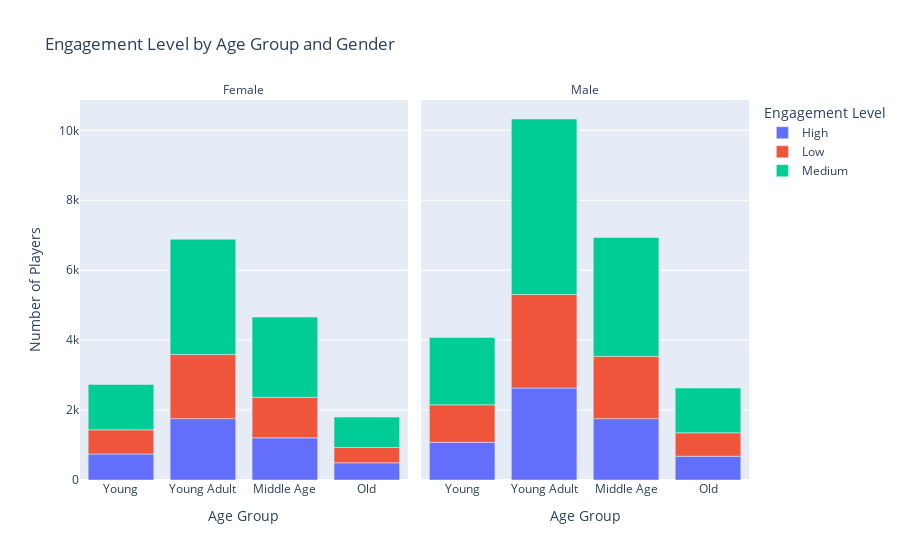
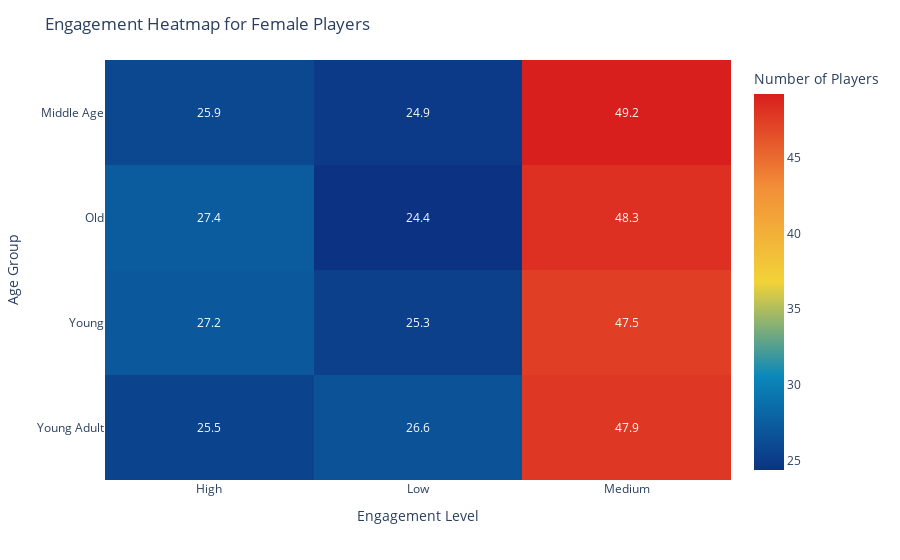
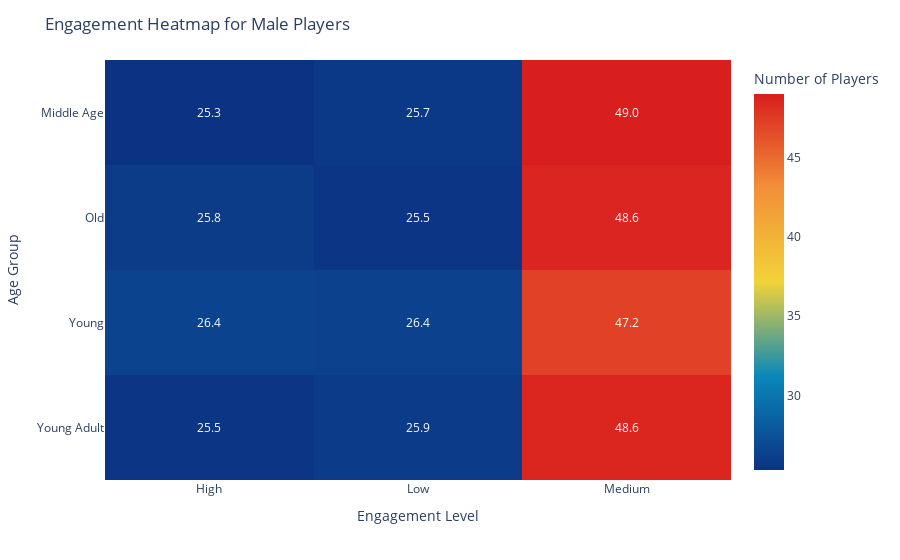

The cell these charts' notebook holds for them, in order:
### Markdown cell above
EDA for Features Impacting Engagement

### Code cell
#finding factors that may influence engagement level
#gender and age distribution for each engagement level
def get_age_group(age):

    if age <= 20 :
        return 'Young'
    elif age > 20 and age <= 35 :
        return 'Young Adult'
    elif age > 35 and age <= 45 :
        return 'Middle Age'
    else :
        return 'Old'
    
def sex_age_EDA(df):

    temp_df = pd.DataFrame()
    temp_df[['player_id','age','gender','engagement_level']] = df[['PlayerID','Age','Gender','EngagementLevel']]
    temp_df['age_group'] = temp_df['age'].apply(get_age_group)
    temp_df = (temp_df.groupby(['age_group','gender','engagement_level'])['player_id'].count()
                .reset_index(name='count'))
    
    #facet bar charts to show both gender player counts based on engagment levels in all age groups
    fig = px.bar(temp_df,x='age_group',y='count',color='engagement_level',facet_col='gender', category_orders={'age_group':['Young','Young Adult','Middle Age','Old']},
                 labels={'count':'Number of Players', 'age_group':'Age Group', 'engagement_level':'Engagement Level'},
                 title='Engagement Level by Age Group and Gender')
    fig.for_each_annotation(lambda a: a.update(text=a.text.replace("gender=", "")))
    fig.update_layout(bargap=0.2)

    fig.show()

    #heatmap to show relationship between age and gender on engagement level
    for gender in temp_df['gender'].unique():

        df_gender = temp_df[temp_df['gender']==gender]
        pivot = df_gender.pivot(index='age_group',columns='engagement_level',values='count')
        pivot_pct = pivot.div(pivot.sum(axis=1), axis=0) * 100

        fig2 = px.imshow(pivot_pct, text_auto='.1f', 
                        labels={'x':'Engagement Level', 'y':'Age Group', 'color':'Number of Players'},
                        color_continuous_scale='portland', aspect='auto')
        fig2.update_layout(title=f'Engagement Heatmap for {gender} Players', xaxis_title='Engagement Level',
                           yaxis_title='Age Group')
        fig2.show()

#from the graphs, most of the players are 'Young Adult' from age 21 to 35 in both female and male
#in both female and male, the engagement level are mostly 'Medium' comprising of nearly 50% 
#in both female and male, the engagement level 'High' can be be found more in 'Young' and 'Old' age groups
sex_age_EDA(df)

### Figure 1 — Plotly figure (JSON) as saved in the notebook; plotly's stock layout.template omitted (floating-point values rounded to 4 significant figures)
{"data": [{"hovertemplate": "Engagement Level=High<br>gender=Female<br>Age Group=%{x}<br>Number of Players=%{y}<extra></extra>", "legendgroup": "High", "marker": {"color": "#636efa", "pattern": {"shape": ""}}, "name": "High", "orientation": "v", "showlegend": true, "textposition": "auto", "type": "bar", "x": ["Middle Age", "Old", "Young", "Young Adult"], "xaxis": "x", "y": [1206, 492, 743, 1755], "yaxis": "y"}, {"hovertemplate": "Engagement Level=High<br>gender=Male<br>Age Group=%{x}<br>Number of Players=%{y}<extra></extra>", "legendgroup": "High", "marker": {"color": "#636efa", "pattern": {"shape": ""}}, "name": "High", "orientation": "v", "showlegend": false, "textposition": "auto", "type": "bar", "x": ["Middle Age", "Old", "Young", "Young Adult"], "xaxis": "x2", "y": [1754, 679, 1077, 2630], "yaxis": "y2"}, {"hovertemplate": "Engagement Level=Low<br>gender=Female<br>Age Group=%{x}<br>Number of Players=%{y}<extra></extra>", "legendgroup": "Low", "marker": {"color": "#EF553B", "pattern": {"shape": ""}}, "name": "Low", "orientation": "v", "showlegend": true, "textposition": "auto", "type": "bar", "x": ["Middle Age", "Old", "Young", "Young Adult"], "xaxis": "x", "y": [1159, 438, 692, 1832], "yaxis": "y"}, {"hovertemplate": "Engagement Level=Low<br>gender=Male<br>Age Group=%{x}<br>Number of Players=%{y}<extra></extra>", "legendgroup": "Low", "marker": {"color": "#EF553B", "pattern": {"shape": ""}}, "name": "Low", "orientation": "v", "showlegend": false, "textposition": "auto", "type": "bar", "x": ["Middle Age", "Old", "Young", "Young Adult"], "xaxis": "x2", "y": [1782, 671, 1074, 2676], "yaxis": "y2"}, {"hovertemplate": "Engagement Level=Medium<br>gender=Female<br>Age Group=%{x}<br>Number of Players=%{y}<extra></extra>", "legendgroup": "Medium", "marker": {"color": "#00cc96", "pattern": {"shape": ""}}, "name": "Medium", "orientation": "v", "showlegend": true, "textposition": "auto", "type": "bar", "x": ["Middle Age", "Old", "Young", "Young Adult"], "xaxis": "x", "y": [2295, 868, 1299, 3296], "yaxis": "y"}, {"hovertemplate": "Engagement Level=Medium<br>gender=Male<br>Age Group=%{x}<br>Number of Players=%{y}<extra></extra>", "legendgroup": "Medium", "marker": {"color": "#00cc96", "pattern": {"shape": ""}}, "name": "Medium", "orientation": "v", "showlegend": false, "textposition": "auto", "type": "bar", "x": ["Middle Age", "Old", "Young", "Young Adult"], "xaxis": "x2", "y": [3399, 1278, 1922, 5017], "yaxis": "y2"}], "layout": {"annotations": [{"font": {}, "showarrow": false, "text": "Female", "x": 0.245, "xanchor": "center", "xref": "paper", "y": 1, "yanchor": "bottom", "yref": "paper"}, {"font": {}, "showarrow": false, "text": "Male", "x": 0.755, "xanchor": "center", "xref": "paper", "y": 1, "yanchor": "bottom", "yref": "paper"}], "bargap": 0.2, "barmode": "relative", "legend": {"title": {"text": "Engagement Level"}, "tracegroupgap": 0}, "title": {"text": "Engagement Level by Age Group and Gender"}, "xaxis": {"anchor": "y", "categoryarray": ["Young", "Young Adult", "Middle Age", "Old"], "categoryorder": "array", "domain": [0, 0.49], "title": {"text": "Age Group"}}, "xaxis2": {"anchor": "y2", "categoryarray": ["Young", "Young Adult", "Middle Age", "Old"], "categoryorder": "array", "domain": [0.51, 1], "matches": "x", "title": {"text": "Age Group"}}, "yaxis": {"anchor": "x", "domain": [0, 1], "title": {"text": "Number of Players"}}, "yaxis2": {"anchor": "x2", "domain": [0, 1], "matches": "y", "showticklabels": false}}}

### Figure 2 — Plotly figure (JSON) as saved in the notebook; plotly's stock layout.template omitted (floating-point values rounded to 4 significant figures)
{"data": [{"coloraxis": "coloraxis", "hovertemplate": "Engagement Level: %{x}<br>Age Group: %{y}<br>Number of Players: %{z}<extra></extra>", "name": "0", "texttemplate": "%{z:.1f}", "type": "heatmap", "x": ["High", "Low", "Medium"], "xaxis": "x", "y": ["Middle Age", "Old", "Young", "Young Adult"], "yaxis": "y", "z": [[25.88, 24.87, 49.25], [27.36, 24.36, 48.28], [27.18, 25.31, 47.51], [25.5, 26.62, 47.89]]}], "layout": {"coloraxis": {"colorbar": {"title": {"text": "Number of Players"}}, "colorscale": [[0, "rgb(12,51,131)"], [0.25, "rgb(10,136,186)"], [0.5, "rgb(242,211,56)"], [0.75, "rgb(242,143,56)"], [1, "rgb(217,30,30)"]]}, "margin": {"t": 60}, "title": {"text": "Engagement Heatmap for Female Players"}, "xaxis": {"anchor": "y", "domain": [0, 1], "title": {"text": "Engagement Level"}}, "yaxis": {"anchor": "x", "autorange": "reversed", "domain": [0, 1], "title": {"text": "Age Group"}}}}

### Figure 3 — Plotly figure (JSON) as saved in the notebook; plotly's stock layout.template omitted (floating-point values rounded to 4 significant figures)
{"data": [{"coloraxis": "coloraxis", "hovertemplate": "Engagement Level: %{x}<br>Age Group: %{y}<br>Number of Players: %{z}<extra></extra>", "name": "0", "texttemplate": "%{z:.1f}", "type": "heatmap", "x": ["High", "Low", "Medium"], "xaxis": "x", "y": ["Middle Age", "Old", "Young", "Young Adult"], "yaxis": "y", "z": [[25.29, 25.7, 49.01], [25.84, 25.53, 48.63], [26.44, 26.37, 47.19], [25.48, 25.92, 48.6]]}], "layout": {"coloraxis": {"colorbar": {"title": {"text": "Number of Players"}}, "colorscale": [[0, "rgb(12,51,131)"], [0.25, "rgb(10,136,186)"], [0.5, "rgb(242,211,56)"], [0.75, "rgb(242,143,56)"], [1, "rgb(217,30,30)"]]}, "margin": {"t": 60}, "title": {"text": "Engagement Heatmap for Male Players"}, "xaxis": {"anchor": "y", "domain": [0, 1], "title": {"text": "Engagement Level"}}, "yaxis": {"anchor": "x", "autorange": "reversed", "domain": [0, 1], "title": {"text": "Age Group"}}}}
